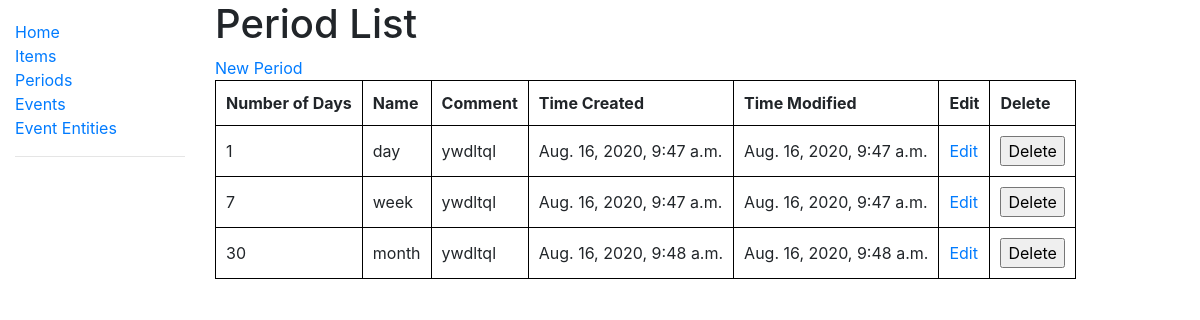
The page /periods/ on the database as committed earlier.
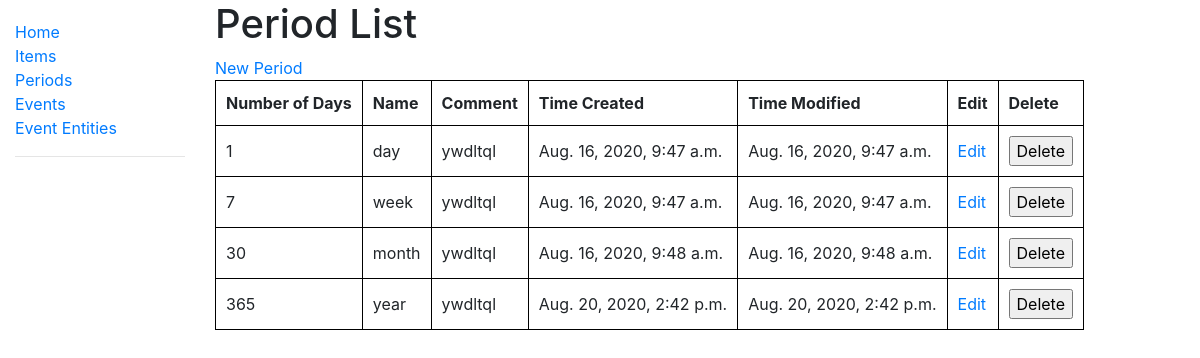
The same page on the database as committed later.
### income_calculator/models.py (models this page shows, shortened)
class BasicModel(models.Model):
    id = models.AutoField(primary_key=True)
    display_name = models.CharField(max_length=50)  # The display name of the object
    comment = models.TextField(null=True)  # a short description of the object
    time_created = models.PositiveIntegerField()
    time_modified = models.PositiveIntegerField()
    deleted = models.BooleanField()
    @property
    def time_created_string(self):
        return datetime.fromtimestamp(self.time_created)
    @property
    def time_modified_string(self):
        return datetime.fromtimestamp(self.time_modified)

class Period(BasicModel):
    num_days = models.PositiveIntegerField()
    def __str__(self):
        return self.display_name + ' (' + str(self.num_days) + ' days)'

class BasicModel(models.Model):
    id = models.AutoField(primary_key=True)
    display_name = models.CharField(max_length=50)  # The display name of the object
    comment = models.TextField(null=True)  # a short description of the object
    time_created = models.PositiveIntegerField()
    time_modified = models.PositiveIntegerField()
    deleted = models.BooleanField()
    @property
    def time_created_string(self):
        return datetime.fromtimestamp(self.time_created)
    @property
    def time_modified_string(self):
        return datetime.fromtimestamp(self.time_modified)

### income_calculator/views.py (the view)
# urls.py: path('periods/', views.PeriodListView.as_view(), name='periods'),
class PeriodListView(generic.ListView):
    model = Period
    paginate_by = 5
    def get_queryset(self):
        periods = db_accessor.get_active_periods()
        if periods:
            return periods.order_by('num_days')
        return periods

### income_calculator/db_accessor.py (called while the page is built)
def get_periods(**kwargs):
    return Period.objects.filter(**kwargs)

def get_active_periods():
    return get_periods(deleted=False)

### income_calculator/templates/income_calculator/period_list.html (shortened to what this page needs)
{% extends "base_generic.html" %}
{% block content %}
  <h1>Period List</h1>
<a href="{% url 'new_period'%}">New Period</a>
  {% if period_list %}
    <table>
      <tr>
        <th>Number of Days</th>
        <th>Name</th>
        <th>Comment</th>
        <th>Time Created</th>
        <th>Time Modified</th>
        <th>Edit</th>
        <th>Delete</th>
      </tr>
      {% for period in period_list %}
        <tr>
          <td>{{ period.num_days }}</td>
          <td>{{ period.display_name }}</td>
          <td>{{ period.comment }}</td>
          <td>{{ period.time_created_string }}</td>
          <td>{{ period.time_modified_string }}</td>
          <td><a href="{% url 'period_edit' period.id %}">Edit</a></td>
          <td>
          <form action="{% url 'period_delete' %}" method="post" onsubmit="return confirm('Do you really want to delete {{ period }}?')">
            <input type="submit" value="Delete">
          </form>
          </td>
        </tr>
      {% endfor %}
    </table>
  {% else %}
    <p>There are no periods.</p>
  {% endif %}
{% endblock %}

Rows that differ between the two databases and show on the page:
added Period: num_days "365", display_name "year", comment "ywdltql", time_created_string "Aug. 20, 2020, 2:42 p.m.", time_modified_string "Aug. 20, 2020, 2:42 p.m."
